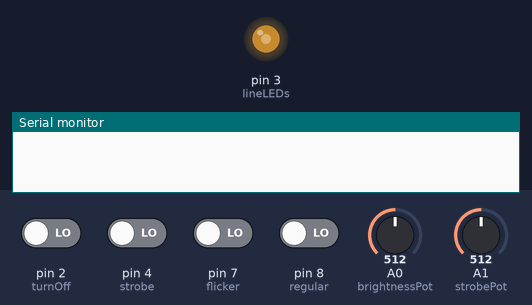
The program below on a simulated Arduino Uno, built with avr-gcc and run on an emulated ATmega328P. Shown: output pins drawn as LEDs (lit = HIGH), the last lines printed to the serial monitor. Dashed ring = blinking. The inputs (shaded band) are chosen by the test bench; at power-on: pin 2 (turnOff), pin 4 (strobe), pin 7 (flicker), pin 8 (regular) LOW, A0 (brightnessPot) = 512, A1 (strobePot) = 512. Random numbers use the default seed unless the program sets one.

Above: at 1.2 s.
1.3 s: pin 4 (strobe) driven HIGH
At 2.2 s:
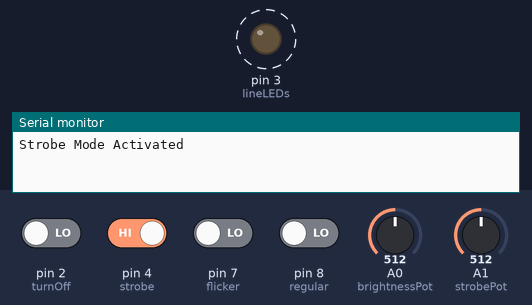
4.3 s: A0 (brightnessPot) set to 716
7.3 s: A0 (brightnessPot) set to 900
10.3 s: pin 2 (turnOff) driven HIGH
At 11.7 s:
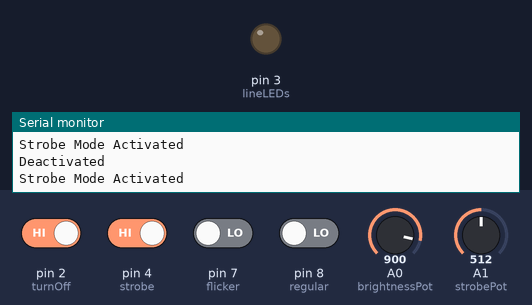
Timing chart, 0 to 13.3 s (numbered marks = the images above; inputs shaded):
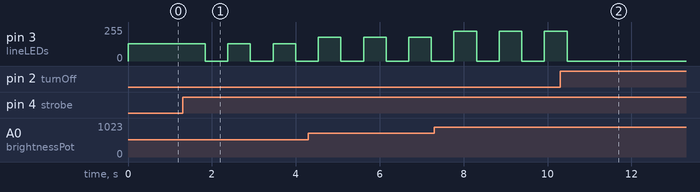

The program:

main.cpp
```cpp
#include <Arduino.h>

// Power source for all LEDs
// Note: May need 3 pins for three lines of the mask?
int const lineLEDs = 3; // PWM Output Pin for varying brightness

// Toggle buttons per mode; digital pins
int const regular = 8;
int const flicker = 7;
int const strobe = 4;
int const turnOff = 2;

// potentiometers
int const brightnessPot = A0;
int const strobePot = A1;

// potentiometer readings
int brightnessReading = 0;
int strobeReading = 0;

// default mode is bright
int current_mode = 0;

// lights up LEDs based on provided brightness, no nonsense
void regularMode(int bright) {
  analogWrite(lineLEDs, bright);
}

// strobes at steady rate based on potentiometer reading
void strobeMode(int bright) {
  // value from 0 - 1023
  strobeReading = analogRead(strobePot);
  // higher strobe reading maps to more flashes per unit time
  // min: 0.5 cycle/sec; max: ~10 cycles per sec
  int strobeRate = (-0.9*strobeReading) + 1000;

  // turn on at specified brightness for specified time
  analogWrite(lineLEDs, bright);
  delay(strobeRate);
  // turn off LEDs for specified time
  analogWrite(lineLEDs, 0);
  delay(strobeRate);

}

void flickerMode(int bright) {
  // random delay
  int flicker_delay1 = random(100, 500);
  int flicker_delay2 = random(100, 500);
  int final_delay = random(100, 1500);

  // reduce brightness by 10-50%
  // i.e. have light be 50% - 90% AS BRIGHT as inputted bright variable
  int brightness_redux_1 = random(30, 90);
  int brightness_redux_2 = random(50, 70);

  //set LED light levels
  analogWrite(lineLEDs, bright);
  delay(flicker_delay1);
  analogWrite(lineLEDs, 255 - brightness_redux_1);
  delay(flicker_delay2);
  analogWrite(lineLEDs, 255 - brightness_redux_2);
  delay(final_delay);
}

// just. stop.
void finallyPeace() {
  digitalWrite(lineLEDs, LOW);
}

// setup code runs once
void setup() {
  // serial monitor for debugging
  Serial.begin(9600);

  // LEDs
  pinMode(lineLEDs, OUTPUT);

  // set pins connected to toggle buttons
  pinMode(regular, INPUT);
  pinMode(flicker, INPUT);
  pinMode(strobe, INPUT);
  pinMode(turnOff, INPUT);
}


void loop() {

  // current_mode starts as 0
  // check all buttons and update mode
  // to keep the monitor clean, button press will only be logged if the mode changes
  if (digitalRead(regular) == HIGH and current_mode != 0) {
    // regular mode activate
    Serial.println("Regular Mode Activated");
    current_mode = 0; }
  if (digitalRead(flicker) == HIGH and current_mode != 1) {
    // flicker mode activate
    Serial.println("Flicker Mode Activated");
    current_mode = 1; }
  if (digitalRead(strobe) == HIGH and current_mode != 2) {
    // strobe mode activate
    Serial.println("Strobe Mode Activated");
    current_mode = 2; }
  if (digitalRead(turnOff) == HIGH and current_mode != 3) {
    // turn off
    Serial.println("Deactivated");
    current_mode = 3;
  } // else current_mode = current_mode

 // grab the brightness real quick like
 brightnessReading = analogRead(brightnessPot)/4;
 // switch case to call different funcs based on determined mode
  switch(current_mode) {
    case 0:
      regularMode(brightnessReading);
      break;
    case 1:
      flickerMode(brightnessReading);
      break;
    case 2:
      strobeMode(brightnessReading);
      break;
    default:
      digitalWrite(lineLEDs, LOW);
      break;
  }

}
```

Measured:
- after the input at 1.3 s, pin 3 (lineLEDs): alternates 128/255 for 0.54 s and 0/255 for 0.54 s, starting after 0.54 s
